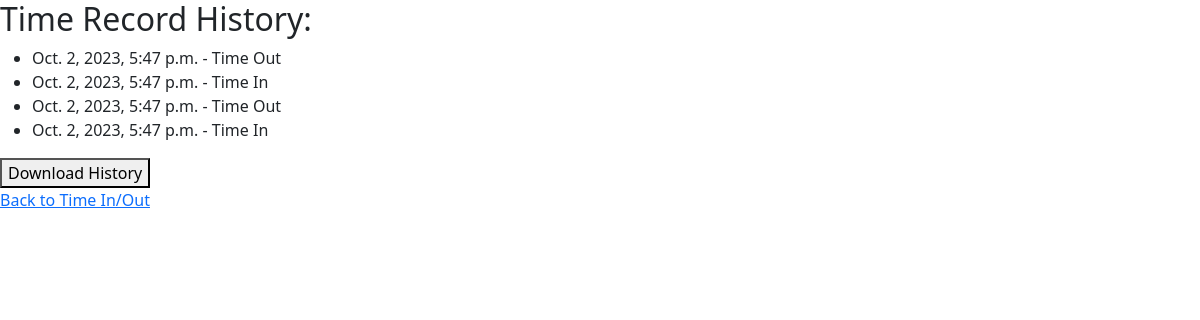
Screenshot of /internship/view_time_records/ (signed in) with the database file from the repository.
### internship/models.py (models this page shows, shortened)
class TimeRecord(models.Model):
    interns_calendar = models.ForeignKey(InternsCalendar, on_delete=models.CASCADE, default=None)
    intern_user = models.ForeignKey(intern, on_delete=models.CASCADE, default=None)
    timestamp = models.DateTimeField(default=now)
    is_time_in = models.BooleanField(default=True)
    action = models.CharField(max_length=8, choices=[('Time In', 'Time In'), ('Time Out', 'Time Out')], default='Time In')

### internship/views.py (the view)
# urls.py: path('view_time_records/', views.view_time_records, name='view_time_records'),
@login_required
def view_time_records(request):
    time_records = TimeRecord.objects.filter(intern_user=request.user).order_by('-timestamp')
    if 'download_history' in request.POST:
        text_content = generate_time_records_text(time_records)
        response = HttpResponse(text_content, content_type='text/plain')
        response['Content-Disposition'] = 'attachment; filename="time_records.txt"'
        return response
    return render(request, 'DTR/view_time_records.html', {'time_records': time_records})

### templates/DTR/view_time_records.html (shortened to what this page needs)
{% extends "base.html" %}
{% load static %}
{% block content %}
  <h2>Time Record History:</h2>
  <ul>
    {% for record in time_records %}
      <li>{{ record.timestamp }} - {{ record.action }}</li>
    {% empty %}
      <li>No time records available.</li>
    {% endfor %}
  </ul>
  <form method="post" action="{% url 'download_history' %}">
    <button type="submit" name="download_history" value="true">Download History</button>
  </form>
  <a href="{% url 'time_in_out' %}">Back to Time In/Out</a>
{% endblock %}

### rows the page displays
TimeRecord: timestamp "Oct. 2, 2023, 5:47 p.m.", action "Time Out"
TimeRecord: timestamp "Oct. 2, 2023, 5:47 p.m.", action "Time In"
TimeRecord: timestamp "Oct. 2, 2023, 5:47 p.m.", action "Time Out"
TimeRecord: timestamp "Oct. 2, 2023, 5:47 p.m.", action "Time In"
